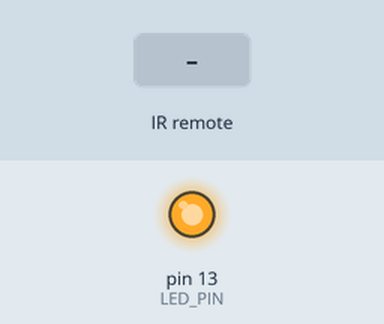
This sketch was run on a simulated Arduino Uno, built with avr-gcc and run on an emulated ATmega328P. Parts: output pins drawn as LEDs (lit = HIGH). The test bench sets the inputs (shaded band). What the sketch prints to the serial monitor is not drawn.

Above: at 1.2 s.
1.3 s: infrared code 0xFFA25D received
2.8 s: infrared code 0xFFA857 received
At 3.7 s:
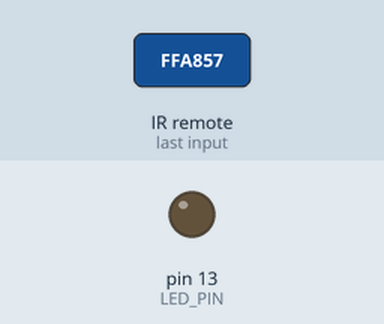
4.3 s: infrared code 0xFF629D received
At 4.8 s:
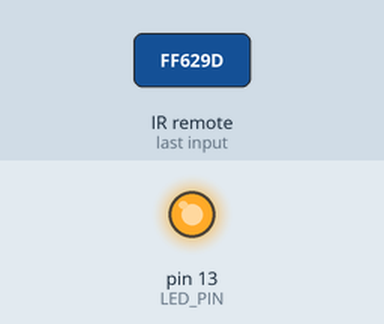
Timing chart, 0 to 7.3 s (numbered marks = the images above; inputs shaded):
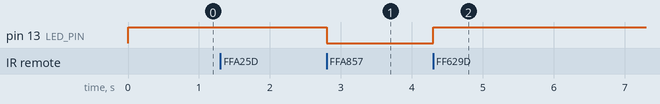

Measured:
- after the input at 1.3 s, every drawn part: stays the same
- after the input at 2.8 s, pin 13 (LED_PIN): HIGH → LOW at once
- after the input at 4.3 s, pin 13 (LED_PIN): LOW → HIGH at once

The sketch:

______.ino
```cpp
/*
 * 实验名称：红外遥控接收
 * 实验目的：接收红外遥控信号，解码并控制 LED
 *
 * 需要安装库：IRremote（by shirriff）
 * 安装方法：Arduino IDE → 工具 → 管理库 → 搜索 "IRremote"
 *
 * 硬件连接：
 *   红外接收模块：
 *     VCC → 5V
 *     GND → GND
 *     OUT → D11
 *   LED → D13
 *
 * 常见遥控器按键编码（NEC 协议）：
 *   不同遥控器编码不同，先运行此程序查看你的遥控器编码
 */

#include <IRremote.h>

const int IR_PIN  = 11;
const int LED_PIN = 13;

IRrecv irrecv(IR_PIN);
decode_results results;

// 遥控器按键编码（根据实际遥控器修改）
// 先运行程序，按下按键查看串口输出的编码
const unsigned long BTN_POWER = 0xFFA25D;  // 电源键
const unsigned long BTN_UP    = 0xFF629D;  // 上键
const unsigned long BTN_DOWN  = 0xFFA857;  // 下键
const unsigned long BTN_LEFT  = 0xFF22DD;  // 左键
const unsigned long BTN_RIGHT = 0xFFC23D;  // 右键
const unsigned long BTN_OK    = 0xFF02FD;  // 确认键

bool ledState = false;
int brightness = 128;

void setup() {
  pinMode(LED_PIN, OUTPUT);
  analogWrite(LED_PIN, brightness);

  irrecv.enableIRIn();  // 启动红外接收

  Serial.begin(9600);
  Serial.println("红外遥控接收实验");
  Serial.println("按下遥控器按键查看编码");
  Serial.println("电源键: 开关LED | 上/下键: 调节亮度");
}

void loop() {
  if (irrecv.decode(&results)) {
    unsigned long code = results.value;

    // 忽略重复码
    if (code != 0xFFFFFFFF) {
      Serial.print("收到编码: 0x");
      Serial.print(code, HEX);
      Serial.print(" | 协议: ");
      Serial.println(results.decode_type);

      // 处理按键
      if (code == BTN_POWER) {
        ledState = !ledState;
        if (!ledState) analogWrite(LED_PIN, 0);
        else analogWrite(LED_PIN, brightness);
        Serial.println(ledState ? "LED 开" : "LED 关");
      }
      else if (code == BTN_UP && ledState) {
        brightness = min(255, brightness + 25);
        analogWrite(LED_PIN, brightness);
        Serial.print("亮度: ");
        Serial.println(brightness);
      }
      else if (code == BTN_DOWN && ledState) {
        brightness = max(0, brightness - 25);
        analogWrite(LED_PIN, brightness);
        Serial.print("亮度: ");
        Serial.println(brightness);
      }
    }

    irrecv.resume();  // 准备接收下一个信号
  }
}
```
